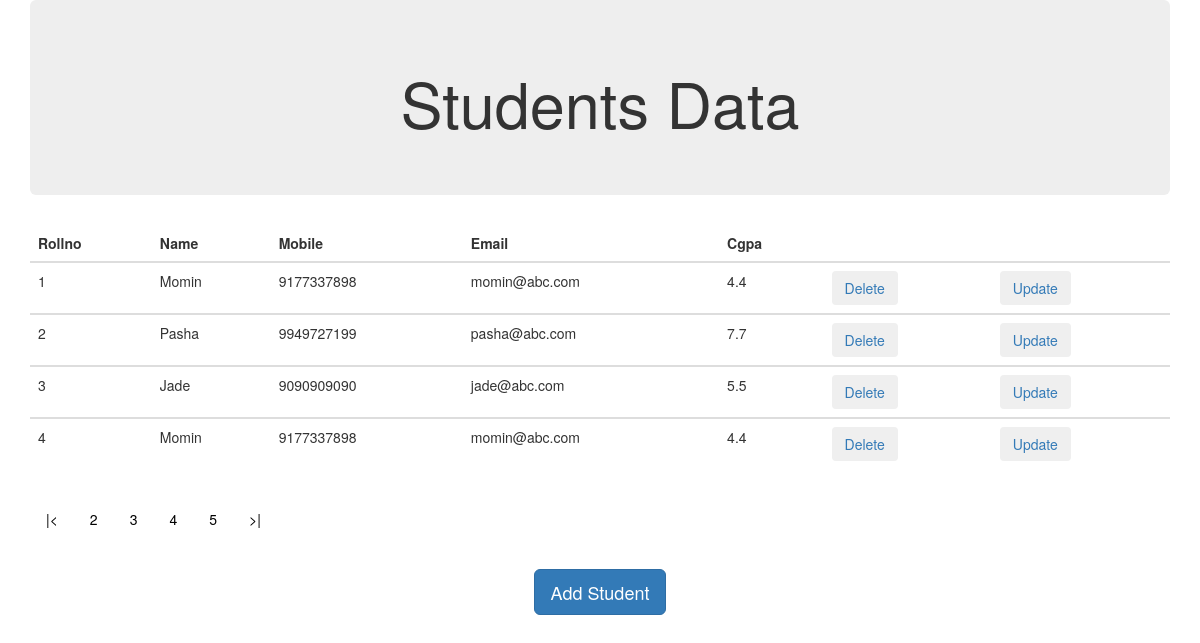
The page / on the database its author committed.
### tables this page shows
CREATE TABLE `students_mallikarjuna` (
  `rollno` int(3) NOT NULL,
  `name` varchar(20) NOT NULL,
  `mobile` varchar(10) NOT NULL,
  `email` varchar(30) NOT NULL,
  `cgpa` float NOT NULL
);

### riktam3.php (the view, shortened to what this page needs)
<!DOCTYPE html>
<html lang="en">
    <head>
      <link rel="stylesheet" href="https://maxcdn.bootstrapcdn.com/bootstrap/3.3.7/css/bootstrap.min.css">
    </head>
    <body>
<div class="container">
            <div class="jumbotron text-center">
                <h1>Students Data</h1>
            </div>
         <?php
    $num_rec_per_page=4;
            include 'dbconnect.php';
        $sql = "SELECT * FROM students_mallikarjuna";
     $total_records = $conn->query($sql);
     $total_pages = ceil(($total_records->num_rows) / $num_rec_per_page);
    if($total_records->num_rows>0){
        if (isset($_GET['page'])) { $page  = $_GET['page']; } else { $page=1; };
        $start_from = ($page-1) * $num_rec_per_page;
            echo '<div class="table-responsive">';
                echo"<table class='table table-hover'>";
                echo "<thead>
                        <tr> <th>Rollno</th> <th>Name</th>  <th>Mobile</th> <th>Email</th> <th>Cgpa</th><th> </th><th> </th></tr>
                    </thead>";
                    $sql= "SELECT rollno,name,mobile,email,cgpa FROM students_mallikarjuna LIMIT $start_from, $num_rec_per_page";
                    $result=$conn->query($sql);
                    while($row = $result->fetch_array()) {
                        $rollno=$row["0"];
                        $name=$row["1"];
                        $mobile=$row["2"];
                        $email=$row["3"];
                        $cgpa=$row["4"];
                        echo"<tbody>";
                        echo "<tr>";
                            echo "<td>".$rollno."</td>";
                            echo "<td>".$name."</td>";
                            echo "<td>".$mobile."</td>";
                            echo "<td>".$email."</td>";
                            echo "<td>".$cgpa."</td>";
                            echo"<td><a href='bsdelete.php?rollno=$rollno'><input type='button' class='btn'                 value='Delete'></input></a></td>";
                            echo "<td><a data-toggle='modal' href='riktam3.php?update=yes&rollno=$rollno&name=$name&mobile=$mobile&email=$email&cgpa=$cgpa'>
                                      <input type='button' class='btn' value='Update'></input></a></td>";
                        echo "</tr>";
                        echo "</tbody>";
                    }
                echo"</table>";
                }
                else echo "0 results";
        echo"<div class='pagination'>";
          echo "<a href='riktam3.php?page=1'>".'|<'."</a>";
            for ($i=2; $i < $total_pages; $i++) {
                echo "<a href='riktam3.php?page=$i'>".$i."</a>";
            }
          echo "<a href='riktam3.php?page=$total_pages'>".'>|'."</a>";
        echo"</div>";
            echo"</div>";
        ?>
    <br>
<center><button type="button" class="btn btn-primary btn-lg" data-toggle="modal" data-target="#addModal">Add Student</button></center>
        </div>
    </body>
</html>

### riktam3.php (style rules this page uses)
.pagination a { color: black; float: middle; padding: 8px 16px; text-decoration: none; transition: background-color .3s; }

### rows shown on the page
students_mallikarjuna: rollno "1", name "Momin", mobile "9177337898", email "momin@abc.com", cgpa "4.4"
students_mallikarjuna: rollno "2", name "Pasha", mobile "9949727199", email "pasha@abc.com", cgpa "7.7"
students_mallikarjuna: rollno "3", name "Jade", mobile "9090909090", email "jade@abc.com", cgpa "5.5"
students_mallikarjuna: rollno "4", name "Momin", mobile "9177337898", email "momin@abc.com", cgpa "4.4"
